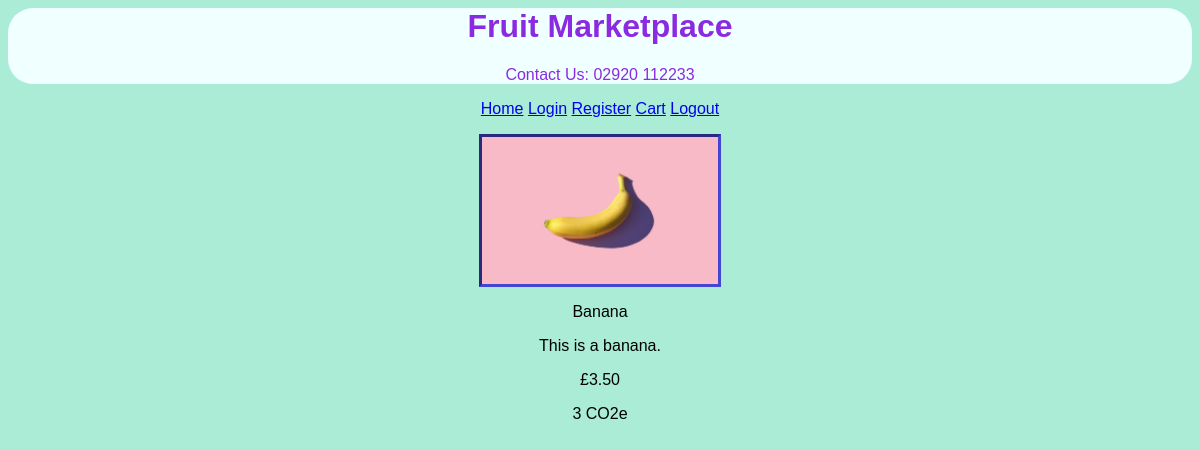
The app's page /item/2 with its own data.
### shop/models.py (models this page shows, shortened)
class Item(db.Model):
    id = db.Column(db.Integer, primary_key=True)
    name = db.Column(db.Text, nullable=False)
    description = db.Column(db.Text, nullable=False)
    image = db.Column(db.String(40), nullable=False)
    price = db.Column(db.Float, nullable=False)
    carbon = db.Column(db.Integer, nullable=False)

### shop/routes.py (the view)
@app.route("/item/<int:item_id>")
def item(item_id):
    item = Item.query.get_or_404(item_id)
    return render_template('item.html', item=item)

### shop/templates/item.html
{% extends "layout.html" %}
{% block content %}
<div class="gallery_item_details">
    <p><img src="{{ url_for('static', filename='img/' + item.image) }}"></p>
    <p class="item_name">{{item.name}}</p>
    <p class="item_description">{{item.description}}</p>
    <p>£<span class="item_price">{{"{:.2f}".format(item.price)}}</span></p>
    <p>{{item.carbon}} CO2e</p>
</div>
{% endblock content %}

### shop/static/style.css (style rules this page uses)
body { font-family:helvetica, sans-serif; background-color: #aaecd5; text-align: center; }
img { max-height: 20%; max-width: 20%; border: 3px solid; border-color: rgb(69, 69, 212); border-style: inset; }

### records on screen
Item: image (picture), name "Banana", description "This is a banana.", price "3.50", carbon "3"
